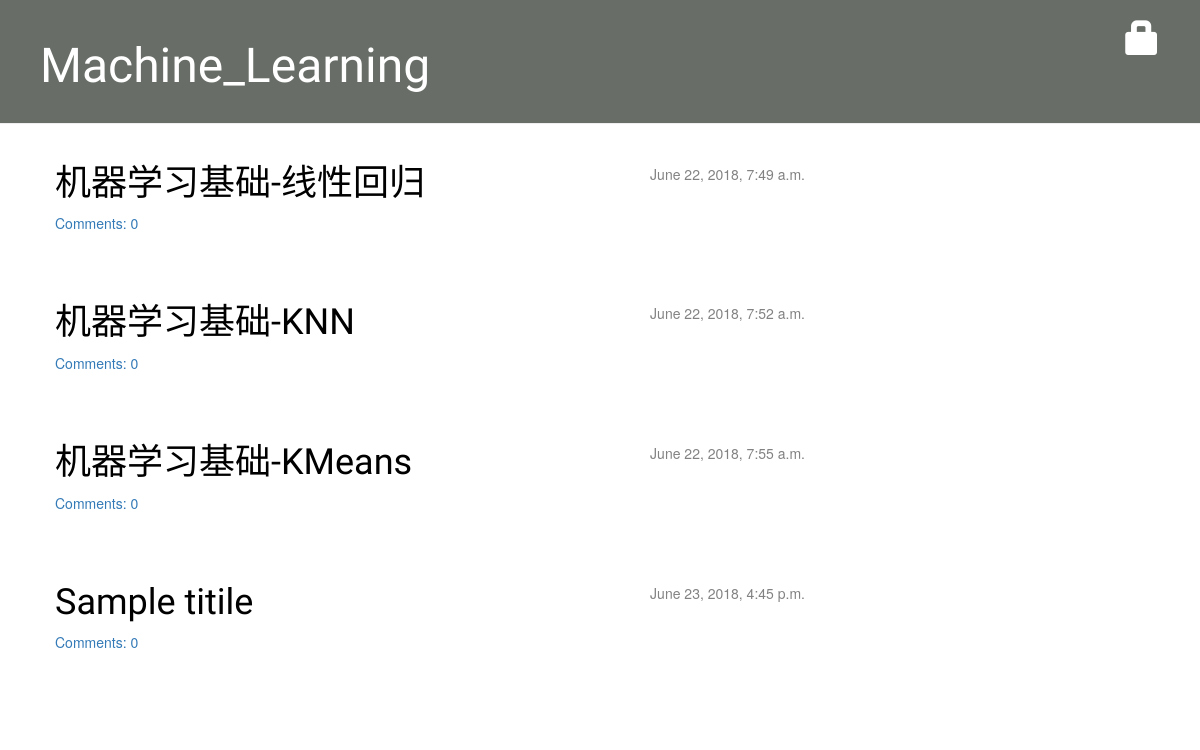
The app's page /, older data.
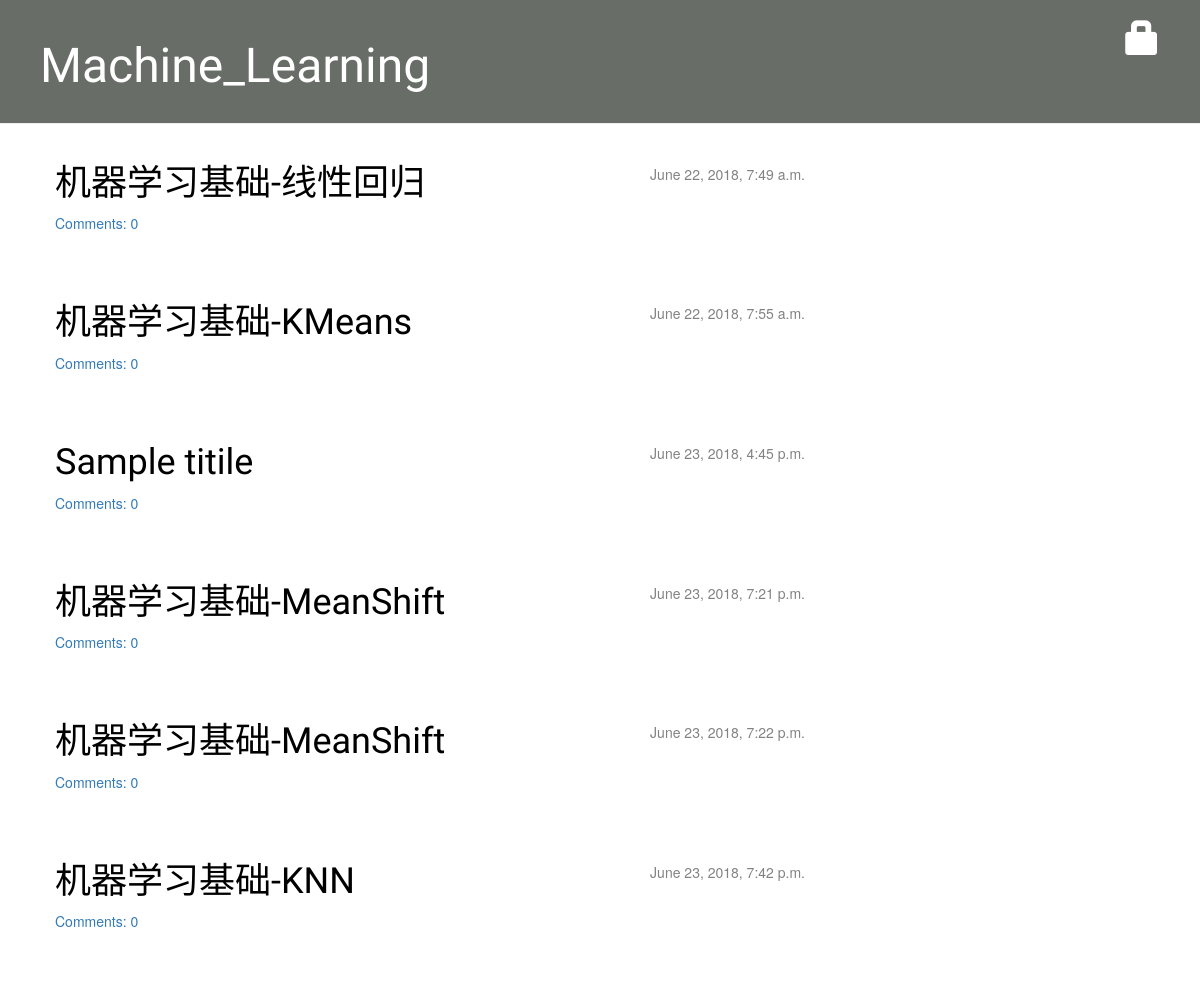
The same page, newer data.
### blog/models.py (models this page shows, shortened)
class Post(models.Model):
	author = models.ForeignKey('auth.User', on_delete = models.CASCADE)
	title = models.CharField(max_length = 200)
	text = models.TextField()
	created_date = models.DateTimeField(default = timezone.now)
	published_date = models.DateTimeField(blank = True, null = True)
	def approved_comments(self):
		return self.comments.filter(approved_comment=True)

### blog/views.py (the view)
# urls.py: path('', views.post_list, name='post_list'),
def post_list(request):
	posts = Post.objects.filter(published_date__lte=timezone.now()).order_by('published_date')
	return render(request, 'blog/post_list.html', {'posts':posts})

### blog/templates/blog/post_list.html
{% extends 'blog/base.html' %}
{% block content %}
    {% for post in posts %}
        <div class="post">
            <div class="date">
                {{ post.published_date }}
            </div>
            <h1><a href="{% url 'post_detail' pk=post.pk %}">{{ post.title }}</a></h1>
            <a href="{% url 'post_detail' pk=post.pk %}">Comments: {{ post.approved_comments.count }}</a>
        </div>
    {% endfor %}
{% endblock content %}

Row changes from the older to the newer data that the page shows:
added Post: published_date "June 23, 2018, 7:21 p.m.", title "机器学习基础-MeanShift", approved_comments.count "0"
added Post: published_date "June 23, 2018, 7:22 p.m.", title "机器学习基础-MeanShift", approved_comments.count "0"
changed Post "机器学习基础-KNN": published_date "June 22, 2018, 7:52 a.m." → "June 23, 2018, 7:42 p.m."; moves down the list
